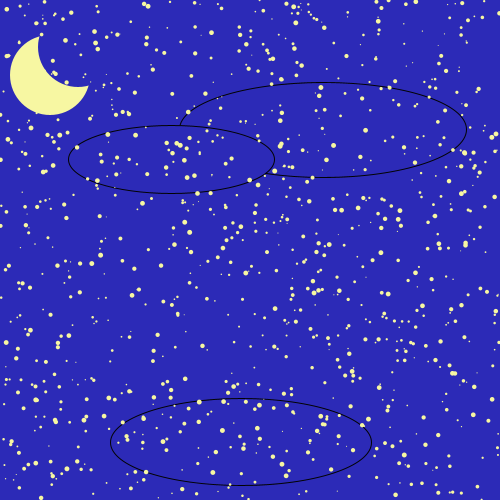
Frame 1 (no input)
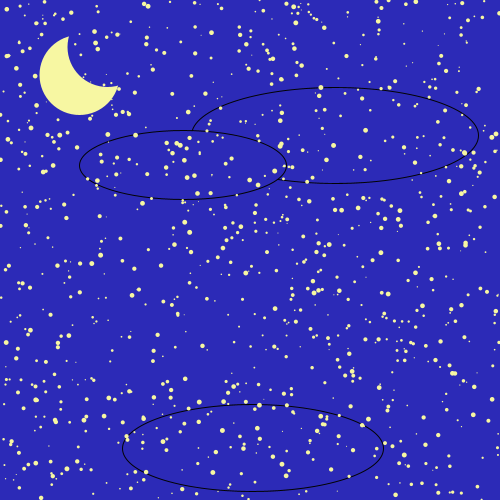
Frame 60 (the mouse pressed at the canvas centre just before this capture)
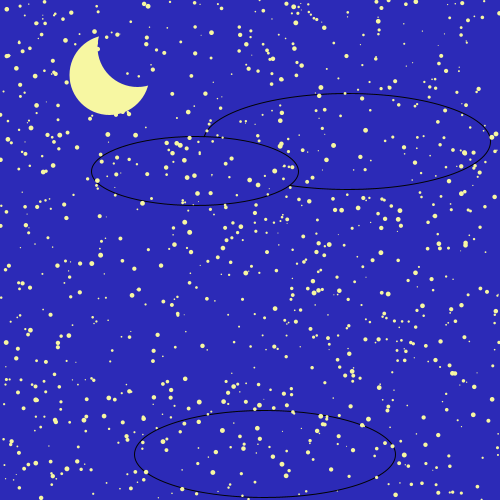
Frame 120 (the mouse held since frame 60 and released just before this capture)

The Processing sketch that drew these frames (run headless with seeded random() and noise(); from frame 60 on, the mouse is pressed at the canvas centre):

// Processing sketch: csaillagok_hold_felhok
// ── csaillagok_hold_felhok.pde
class Csillag {
  float x=0;
  float y=0;
  float r=0;

  void ragyogj() {
    fill(#F7F7A2);
    noStroke();
    ellipse(x, y, r, r);
  }

  void szuless() {
    x=random(0, width);
    y=random(0, height);
    r=random(1, 5);
  }
}

class Hold {
  float x;
  float y;
  float r;

  void vilagits() {
    fill(#F7F7A2);
    noStroke();
    ellipse(x, y, r*2, r*2);
    fill(#2C2AB7);
    ellipse(x+r*0.7, y-r*0.7, 2*r, 2*r);
  }
  
  void mozogj(){
    x=x+0.5;
  
  }
}

class Felho {
  float x;
  float y;
  float r;
  
  void keletkezz(){
    x=random(0,500);
    y=random(0,500);
    r=random(30,300);
  }
    
 void latszodj(){
  fill(#2C2AB7);
  stroke(2);
  ellipse(x,y,r,r/3);
 }
  void ussz(){
    x=x+0.2;
    y=y+0.1;
  }
    
}
  
Csillag[] csillagok = new Csillag[1000];
Felho[] felhok= new Felho[3];

//Csillag cs1=new Csillag();
//Csillag cs2=new Csillag();
//Csillag cs3=new Csillag();
Hold hold=new Hold();
Felho felho=new Felho();

void setup() {
  size(500, 500);
  //cs1.szuless();
  //cs2.szuless();
  //cs3.szuless();
  felho.keletkezz();
   
  
  csillagok[0]= new Csillag();
  csillagok[1]= new Csillag();
  csillagok[6]= new Csillag();
  felhok[0]= new Felho();
  felhok[1]= new Felho();
  felhok[2]= new Felho();
  
  csillagok[1].szuless();
  
  int szamlalo=0;

while(szamlalo<1000){
  csillagok[szamlalo]= new Csillag();
  csillagok[szamlalo].szuless();
  szamlalo=szamlalo+1;
}
  szamlalo=0;
  while(szamlalo<3){
  felhok[szamlalo]= new Felho();
 felhok[szamlalo].keletkezz();
  szamlalo=szamlalo+1;
}
//for (int i=0; i<1000; i=i+1){
 // csillagok[i]= new Csillag();
 // csillagok[i].szuless();
//}

//for (int i=0;1<3; i=i+1){
 // felhok[i]= new Felho();
 // felhok[i].keletkezz();
//}

  hold.x=50;
  hold.y=75;
  hold.r=40;
}

void draw() {
  background(#2C2AB7);
  //cs1.szuless();
  //cs2.szuless();
  //cs3.szuless();
  //cs1.ragyogj();
  //cs2.ragyogj();
  //cs3.ragyogj();
  hold.vilagits();
  hold.mozogj();
  felho.latszodj();
  felho.ussz();
  
  
//  int szamlalo=0;
//while(szamlalo<1000){
  //csillagok[szamlalo].ragyogj();
 // szamlalo=szamlalo+1;
//}
//szamlalo=0;
//while(szamlalo<3){
//  felhok[szamlalo].ussz();
 // szamlalo=szamlalo+1;
//}

for(int i=0;i<3; i=i+2){
  felhok[i].ussz();
  felhok[i].latszodj();
}
for(int i=0;i<1000; i=i+1){
  csillagok[i].ragyogj();
}

  }
